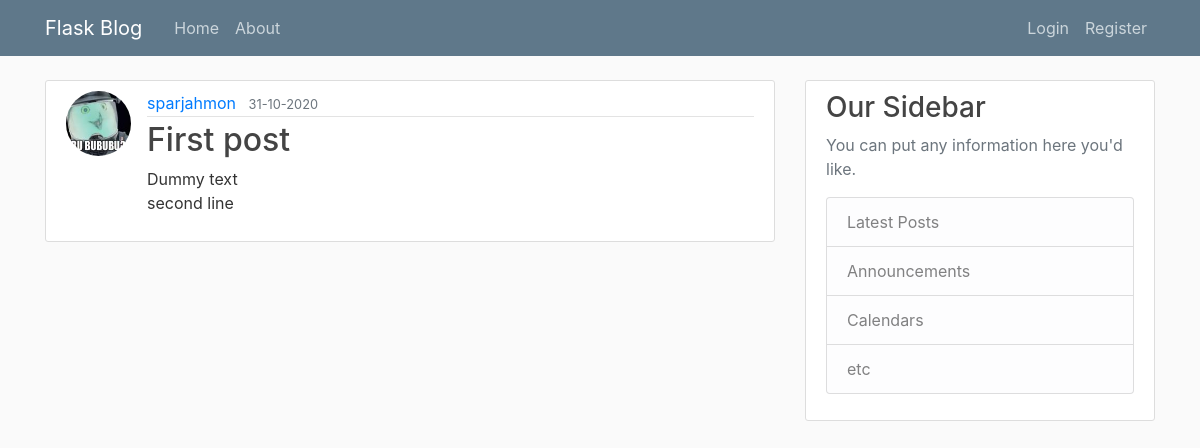
/post/1, run on an earlier commit of the app's database.
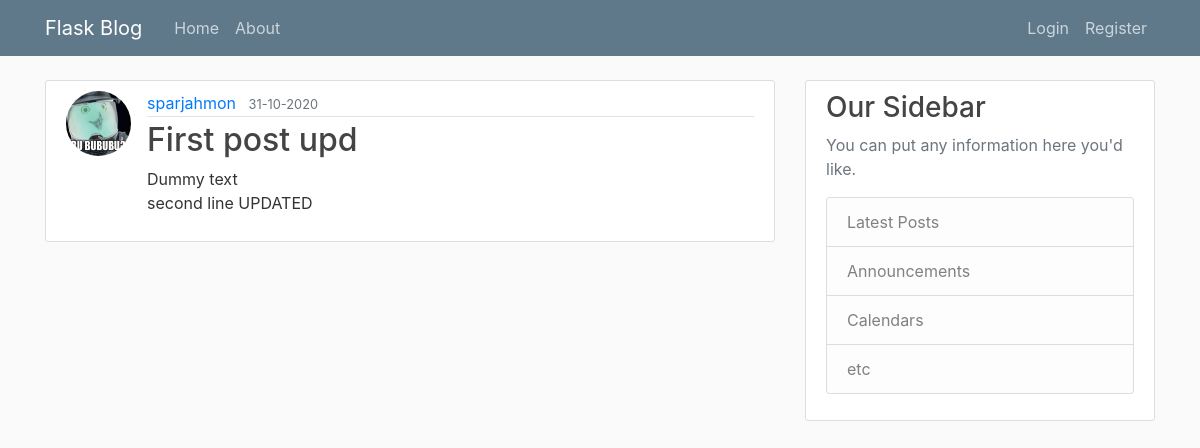
And on a later commit of the database.
### app/models.py (models this page shows, shortened)
class Post(db.Model):
    id = db.Column(db.Integer, primary_key=True)
    title = db.Column(db.String(100), nullable=False)
    date_posted = db.Column(db.DateTime, nullable=False, default=datetime.utcnow)
    content = db.Column(db.Text, nullable=False)
    user_id = db.Column(db.Integer, db.ForeignKey('user.id'), nullable=False)

### app/posts/routes.py (the view)
@posts.route('/post/<int:post_id>')
def post(post_id):
    post = Post.query.get_or_404(post_id)
    return render_template('post.html', title=post.title, post=post)

### app/templates/post.html (shortened to what this page needs)
{% extends 'layout.html' %}
{% block content %}
  <article class="media content-section">
    <img class="rounded-circle article-img"
         src="{{ url_for('static', filename='profile_pics/' + post.author.image_file) }}">
    <div class="media-body">
      <div class="article-metadata">
        <a class="mr-2" href="{{ url_for('users.user_posts', username=post.author.username) }}">{{ post.author.username }}</a>
        <small class="text-muted">{{ post.date_posted.strftime("%e-%m-%Y") }}</small>
      </div>
      <h2 class="article-title">{{ post.title }}</h2>
      <p class="article-content">{{ post.content }}</p>
    </div>
  </article>
{% endblock content %}

What changed in the data, as far as the page shows it:
changed Post: title "First post" → "First post upd"; content "Dummy text second line" → "Dummy text second line UPDATED"
